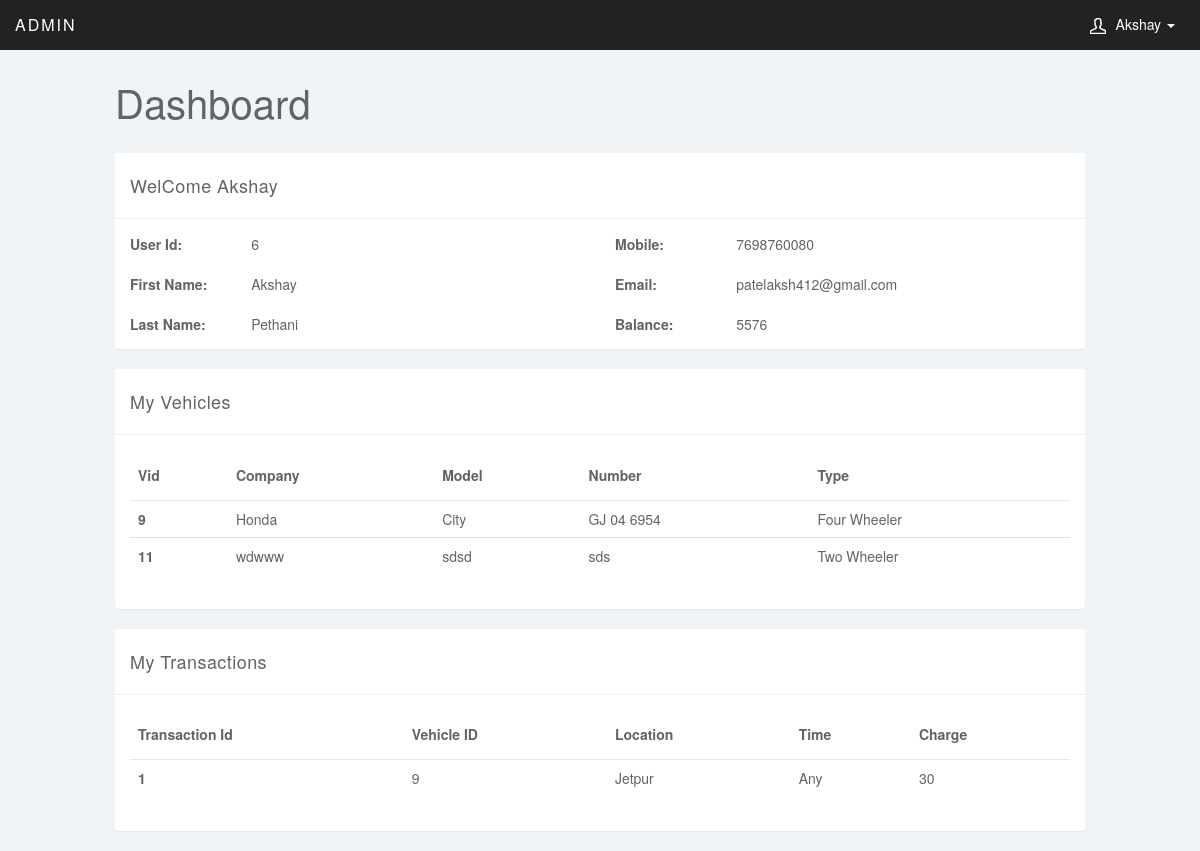
The page /user-home.php (signed in) on the database its author committed.
### tables this page shows
CREATE TABLE `ttusers` (
  `uid` int(11) NOT NULL,
  `fname` varchar(50) NOT NULL,
  `lname` varchar(50) NOT NULL,
  `mobile` varchar(15) NOT NULL,
  `email` varchar(50) NOT NULL,
  `passwd` varchar(20) NOT NULL,
  `balance` varchar(8) NOT NULL
);

CREATE TABLE `vehicle` (
  `vid` int(11) NOT NULL,
  `uid` int(11) NOT NULL,
  `rfid` varchar(15) NOT NULL,
  `ccmpny` varchar(50) NOT NULL,
  `vmodel` varchar(50) NOT NULL,
  `vnumber` varchar(50) NOT NULL,
  `vtype` varchar(15) NOT NULL
);

CREATE TABLE `transaction` (
  `trid` int(11) NOT NULL,
  `uid` int(11) NOT NULL,
  `vid` int(11) NOT NULL,
  `tid` int(11) NOT NULL,
  `time` varchar(20) NOT NULL,
  `charge` int(3) NOT NULL
);

CREATE TABLE `tollbooth` (
  `tid` int(11) NOT NULL,
  `location` varchar(100) NOT NULL
);

### user-home.php (the view, shortened to what this page needs)
    <!DOCTYPE html>
    <html>
    <head>
        <?php include "design.php"; ?>
    </head>
<body>
<?php include "sidebar.php"; ?>
    <div class="col-sm-10  col-lg-10 col-lg-offset-1 col-sm-offset-2  main">
        <div class="row">
            <div class="col-lg-12">
                <h1 class="page-header">Dashboard</h1>
            </div>
        </div>
        <div class="row">
            <div class="col-lg-12">
                <div class="panel panel-default">
                    <div class="panel-heading">WelCome <?php echo $username;?></div>
                    <div class="panel-body">
                        <div class="row">
                            <div class="col-lg-6">
                                <div class="row">
                                    <div class="col-lg-3">
                                        <b>User Id:</b>
                                    </div>
                                    <div class="col-lg-3">
                                        <?php echo $userid ;?>
                                    </div>
                                </div>
                                <br/>
                                <div class="row">
                                    <div class="col-lg-3">
                                        <b>First Name:</b>
                                    </div>
                                    <div class="col-lg-3">
                                        <?php echo $username;?>
                                    </div>
                                </div>
                                <br/>
                                <div class="row">
                                    <div class="col-lg-3">
                                        <b>Last Name:</b>
                                    </div>
                                    <div class="col-lg-3">
                                        <?php echo $lname;?>
                                    </div>
                                </div>
                            </div>
                            <div class="col-lg-6">
                                <div class="row">
                                    <div class="col-lg-3">
                                        <b>Mobile:</b>
                                    </div>
                                    <div class="col-lg-3">
                                        <?php echo $mobile;?>
                                    </div>
                                </div>
                                <br/>
                                <div class="row">
                                    <div class="col-lg-3">
                                        <b>Email:</b>
                                    </div>
                                    <div class="col-lg-3">
                                        <?php echo $email;?>
                                    </div>
                                </div>
                                <br/>
                                <div class="row">
                                    <div class="col-lg-3">
                                        <b>Balance:</b>
                                    </div>
                                    <div class="col-lg-3">
                                        <?php echo $balance;?>
                                    </div>
                                </div>
                            </div>
                        </div>
                    </div>
                </div>
            </div>
        </div>
        <div class="row">
            <div class="col-lg-12">
                <div class="panel panel-default">
                    <div class="panel-heading">My Vehicles</div>
                    <div class="panel-body">
                        <div class="row">
                            <div class="col-sm-12">
                                <table class="table">
                                    <thead class="thead-inverse">
                                    <tr>
                                        <th>Vid</th>
                                        <th>Company</th>
                                        <th>Model</th>
                                        <th>Number</th>
                                        <th>Type</th>
                                    </tr>
                                    </thead>
                                    <tbody>
                                    <?php
                                    include "connect.php";
                                    $res = mysqli_query($link,"select * from vehicle where uid = $userid")or die(mysqli_errno($link));
                                    while ($row = mysqli_fetch_array($res))
                                    {
                                        $vid=$row['vid'];
                                        $vcmpny=$row['ccmpny'];
                                        $vmodel=$row['vmodel'];
                                        $vnumber=$row['vnumber'];
                                        $vtype=$row['vtype'];
                                        if($vtype == "tw"){
                                            $type = "Two Wheeler";
                                        }
                                        else{
                                            $type = "Four Wheeler";
                                        }
                                        ?>
                                        <tr>
                                            <th scope="row"><?php echo $vid; ?></th>
                                            <td><?php echo $vcmpny; ?></td>
                                            <td><?php echo $vmodel; ?></td>
                                            <td><?php echo $vnumber; ?></td>
                                            <td><?php echo $type;?></td>
                                        </tr>
                                    <?php } ?>
                                    </tbody>
                                </table>
                            </div>
                        </div>
                    </div>
                </div>
            </div>
        </div>
        <div class="row">
            <div class="col-lg-12">
                <div class="panel panel-default">
                    <div class="panel-heading">My Transactions</div>
                    <div class="panel-body">
                        <div class="row">
                            <div class="col-sm-12">
                                <table class="table">
                                    <thead class="thead-inverse">
                                    <tr>
                                        <th>Transaction Id</th>
                                        <th>Vehicle ID</th>
                                        <th>Location</th>
                                        <th>Time</th>
                                        <th>Charge</th>
                                    </tr>
                                    </thead>
                                    <tbody>
                                    <?php
                                    include "connect.php";
                                    $res = mysqli_query($link,"select * from transaction where uid = $userid")or die(mysqli_errno($link));
                                    while ($row = mysqli_fetch_array($res))
                                    {
                                        $tid = $row['tid'];
                                        $gtid= mysqli_query($link,"select * from tollbooth where tid = $tid")or die(mysqli_errno($link));
                                        $row2 = mysqli_fetch_array($gtid);
                                        $trid=$row['trid'];
                                        $vid=$row['vid'];
                                        $location=$row2['location'];
                                        $time=$row['time'];
                                        $charge=$row['charge'];
                                        ?>
                                        <tr>
                                            <th scope="row"><?php echo $trid; ?></th>
                                            <td><?php echo $vid; ?></td>
                                            <td><?php echo $location; ?></td>
                                            <td><?php echo $time; ?></td>
                                            <td><?php echo $charge;?></td>
                                        </tr>
                                    <?php } ?>
                                    </tbody>
                                </table>
                            </div>
                        </div>
                    </div>
                </div>
            </div>
        </div>
    </div>

### design.php (shortened to what this page needs)
<?php
if($_SESSION['username']=="")
{
    ?>
    <script type="text/javascript">
    window.location="index.php" ;
    </script>
<?php
}
else{
    include "connect.php";
    $un = $_SESSION['username'];
    $getd = mysqli_query($link,"select * from ttusers where mobile = $un")or die(mysqli_errno($link));
    $data = mysqli_fetch_array($getd);
    $username = $data['fname'];
    $userid = $data['uid'];
    $balance = $data['balance'];
    $mobile = $data['mobile'];
    $email = $data['email'];
    $lname = $data['lname'];
}
?>
<link href="css/bootstrap.min.css" rel="stylesheet">
<link href="css/datepicker3.css" rel="stylesheet">
<link href="css/styles.css" rel="stylesheet">
<link rel="stylesheet" href="https://maxcdn.bootstrapcdn.com/font-awesome/4.7.0/css/font-awesome.min.css">

### sidebar.php (shortened to what this page needs)
<nav class="navbar navbar-inverse navbar-fixed-top" role="navigation">
    <div class="container-fluid">
        <div class="navbar-header">
            <a class="navbar-brand" href="#">Admin</a>
            <ul class="user-menu">
                <li class="dropdown pull-right">
                    <a href="#" class="dropdown-toggle" data-toggle="dropdown"><svg class="glyph stroked male-user"><use xlink:href="#stroked-male-user"></use></svg><?php echo $username;
                        ?> <span class="caret"></span></a>
                </li>
            </ul>
        </div>
    </div>
</nav>

### css/styles.css (style rules this page uses)
body { background: #f1f4f7; padding-top: 50px; color: #5f6468; }
a, a:hover, a:focus { color: #30a5ff; }
h1, h2, h3, h4, h5, h6 { color: #5f6468; }
h1 { font-weight: 300; font-size: 40px; }
.navbar-header .navbar-brand { color: #fff; font-size: 16px; text-transform: uppercase; font-weight: 500; letter-spacing: 2px; }
.panel { border: 0; }
.panel-heading { font-size: 18px; font-weight: 300; letter-spacing: 0.025em; height: 66px; line-height: 45px; }
.panel-default .panel-heading { background: #fff; border-bottom: 1px solid #eee; color: #5f6468; }
.navbar { border: 0; }
.user-menu { display: inline-block; margin-top: 14px; margin-right: 10px; float: right; list-style: none; padding: 0; }
.user-menu a { color: #fff; }
@media (min-width: 768px) { .navbar-header { width: 100%; } }
h1.page-header { margin-top: 30px; border-bottom: 0; }
.table { background: #fff; }
.table>thead>tr>th { border-bottom: 1px solid #e6e7e8; vertical-align: middle; height: 50px; }
.sidebar .glyph, .user-menu .glyph { height: 16px; width: 16px; margin: 0 10px 0 0; stroke-width: 3px; }
.user-menu .glyph { stroke-width: 4px; }

### rows shown on the page
ttusers: fname "Akshay", uid "6", lname "Pethani", mobile "7698760080", email "patelaksh412@gmail.com", balance "5576"
vehicle: vid "9", ccmpny "Honda", vmodel "City", vnumber "GJ 04 6954", vtype "Four Wheeler"
vehicle: vid "11", ccmpny "wdwww", vmodel "sdsd", vnumber "sds", vtype "Two Wheeler"
transaction: trid "1", vid "9", tid.location "Jetpur", time "Any", charge "30"
